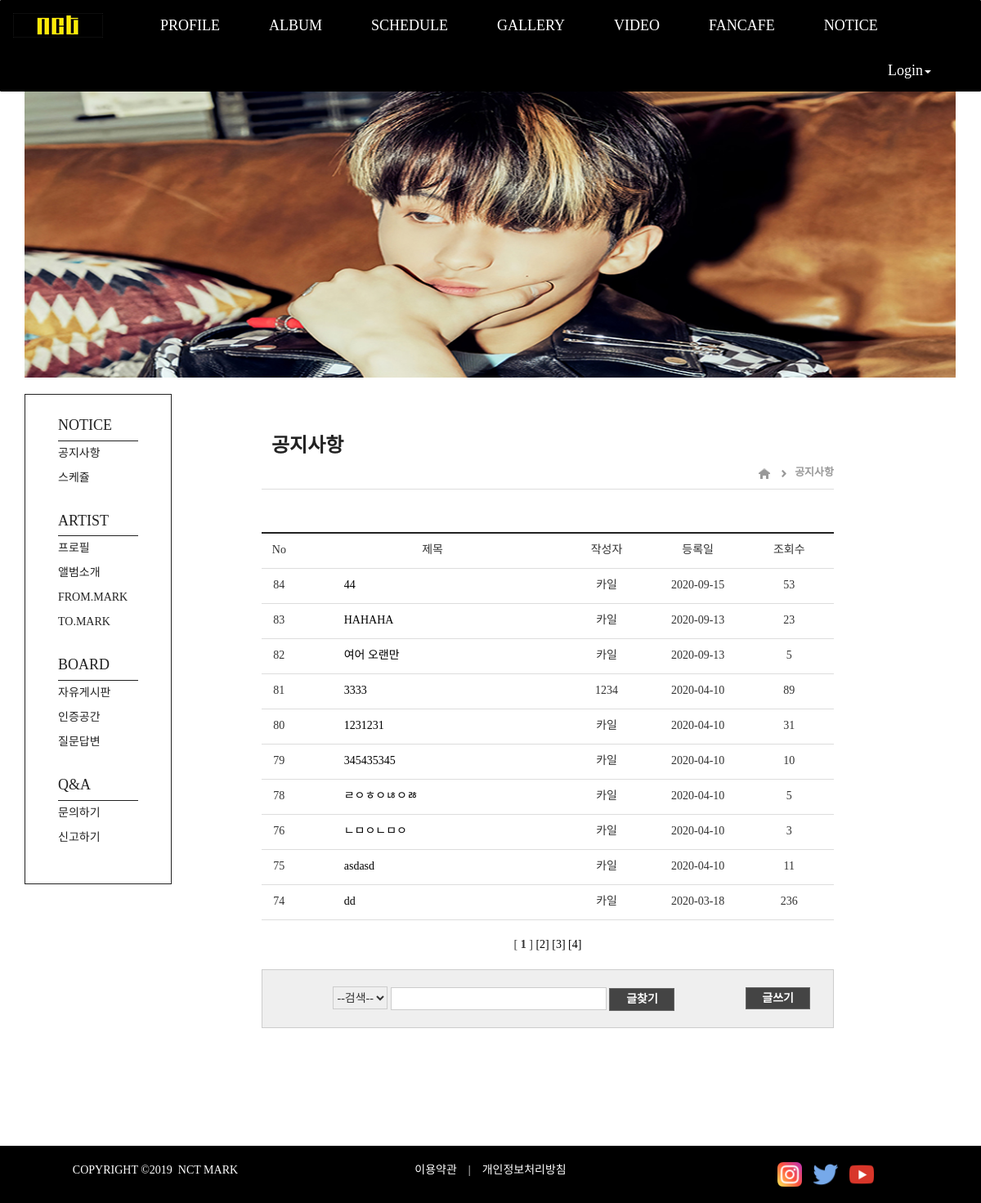
The app's page /board/notice_list/, older data.
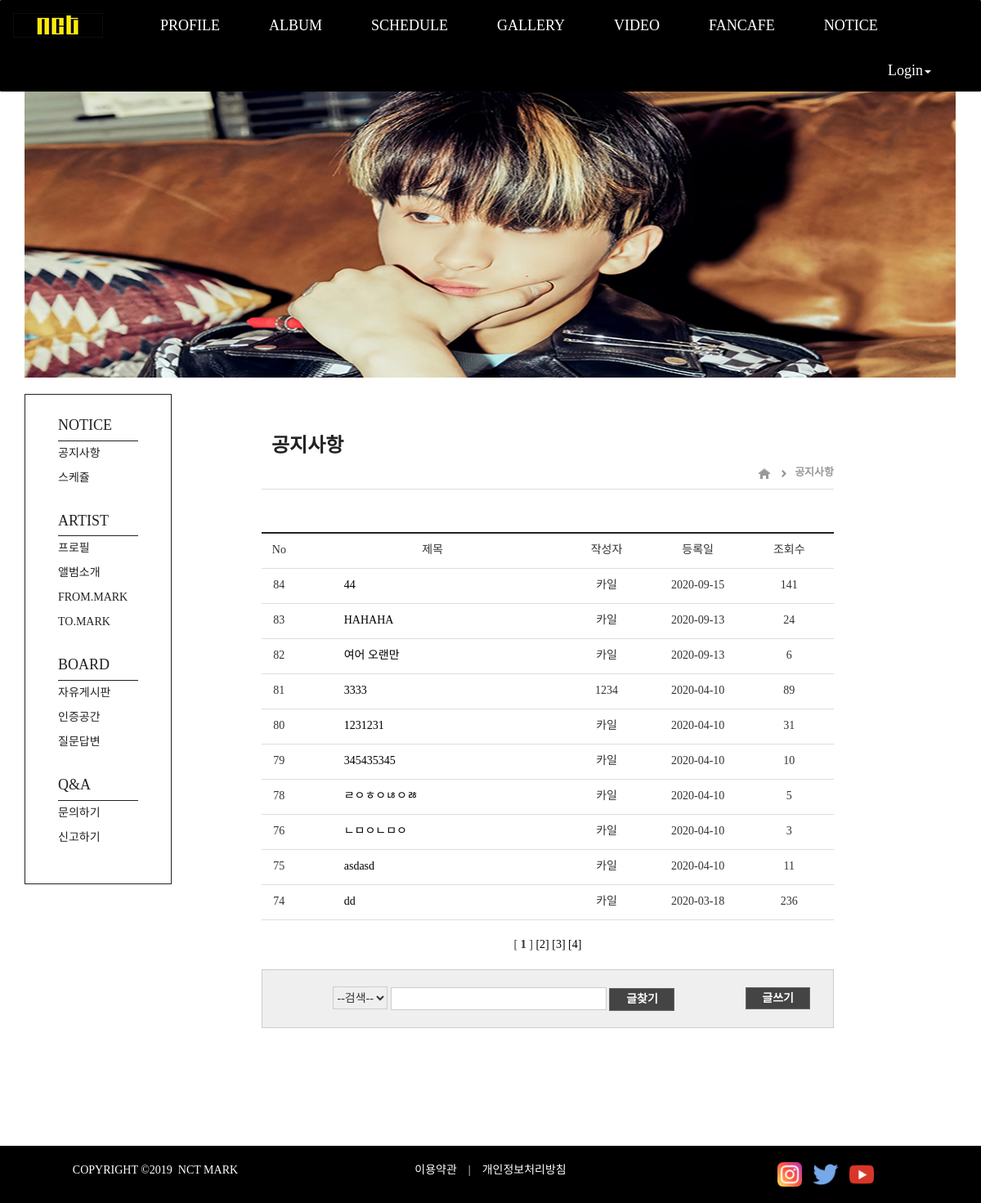
The same page, newer data.
### board/models.py (models this page shows, shortened)
class Notice(models.Model):
    objects = models.Manager()
    subject = models.CharField(max_length=45)
    name = models.CharField(max_length=50)
    memo = models.TextField(max_length=300)
    hits = models.PositiveIntegerField(default=0)
    create_date = models.DateField('create_date', auto_now_add=True)
    class Meta:
        ordering = ['-id'] #(-)내림차순

### board/views.py (the view)
# urls.py: path('notice_list/', views.notice_list, name='notice_list'),
def notice_list(request):
    restaurants = Notice.objects.all()
    pagenator = Paginator(restaurants, 10)
    page = request.GET.get('page')
    if page is None:
        page = 1
    page_F = float(page)
    if page_F <= 10:
        beginPage = 1
    else:
        beginPage = (math.trunc(page_F / 10)) * 10 + 1
    if (beginPage + 10) > pagenator.num_pages:
        lastPage = pagenator.num_pages
    else:
        lastPage = beginPage + 9
    nextRangeStartPage = lastPage + 1
    pageRange = []
    for num in range(beginPage, lastPage+1):
        pageRange.append(num)
    items = pagenator.get_page(page)
    context = {
        'restaurants': items,
        'lastPage': lastPage,
        'pageRange': pageRange,
        'nextRangeStartPage': nextRangeStartPage,
    }
    return render(request, 'board/notice_list.html', context)

### board/templates/board/notice_list.html (shortened to what this page needs)
{% extends "board/board_base.html" %}
{% block boardbar %}
{% load static %}
<div class="contop">
<table cellspacing=1 width=700>
    <tr>
    <td><h3>&nbsp;&nbsp;공지사항</h3></td>
    </tr>
    <tr>
        <td><p align=right>
        <a href="{% url 'board:index' %}"><img class="lo_home" src="{% static 'images/lo_home.jpg' %}" alt="home"></a>&nbsp;&nbsp;&nbsp;
        <img class="lo_arrow" src="{% static 'images/lo_arrow.jpg' %}" alt=">">&nbsp;&nbsp;
        <a href="{% url 'board:notice_list' %}"><span>공지사항</span></a></p>
        </td>
    </tr>
</table>
</div>
{% block conbody %}
<div class="conbody">
<table cellspacing=1 width=700 class="tbl_common">
    <tr>
    <td width=50><p align=center>No</p>
    </td>
    <td width=320 class="left"><p align=center>제목</p>
    </td>
    <td width=100><p align=center>작성자</p>
    </td>
    <td width=120><p align=center>등록일</p>
    </td>
    <td width=100><p align=center>조회수</p>
    </td>
    </tr>
    {% if restaurants %}
    <ul>
    {% for boardRow in  restaurants %}
    <tr>
    <td width=50><p align=center>{{ boardRow.id }}</p></tboardListd>
    <td width=320 class="cont">
    <p align=left>
    <a href="{% url 'board:notice_detail' boardRow.id %}" >{{ boardRow.subject }}
    </p>
    </td>
    <td width=100><p align=center>{{ boardRow.name }}</p></td>
    <td width=120><p align=center>{{ boardRow.create_date }}</p></td>
    <td width=100><p align=center>{{ boardRow.hits }}</p></td>
    </tr>
    {% endfor %}
    </ul>
    {% else %}
    <p>No Data.</p>
    {% endif %}
</table>
<br>
<table cellspacing=1 width=700 class="tbl_page">
    <tr>
    <td>
    {% for pageNum in pageRange %}
        {% if restaurants.number == pageNum %}
            <spen class="current">
                [
                <b>{{ restaurants.number }}</b>
                ]
            </spen>
        {% else %}
            <a href="?page={{ pageNum }}">[{{ pageNum }}]</a>
        {% endif %}
    {% endfor %}
    </td>
    </tr>
</table>
<br>
<table cellspacing=1 width=700 class="tbl_search">
    <tr>
    <td>
    <form name=searchform method="GET" action="{% url 'board:notice_search' %}" enctype="multipart/form-data"><p align=center>
    <select name="findType" class="findType_1">
        <option value selected>--검색--</option>
    </select>
    <input type="text" name="b" class="findType_1" size=30 maxlength=50>
    <input type="submit" class="findType_2" value="글찾기"></p>
    </form>
    </td>
    <td><a href="{% url 'board:notice_create' %}" class="findType_2">글쓰기</a></td>
    </tr>
</table>
</div>
{% endblock conbody %}
{% endblock boardbar %}

Row changes from the older to the newer data that the page shows:
changed Notice id 84: hits "53" → "141"
changed Notice "HAHAHA": hits "23" → "24"
changed Notice "여어 오랜만": hits "5" → "6"
